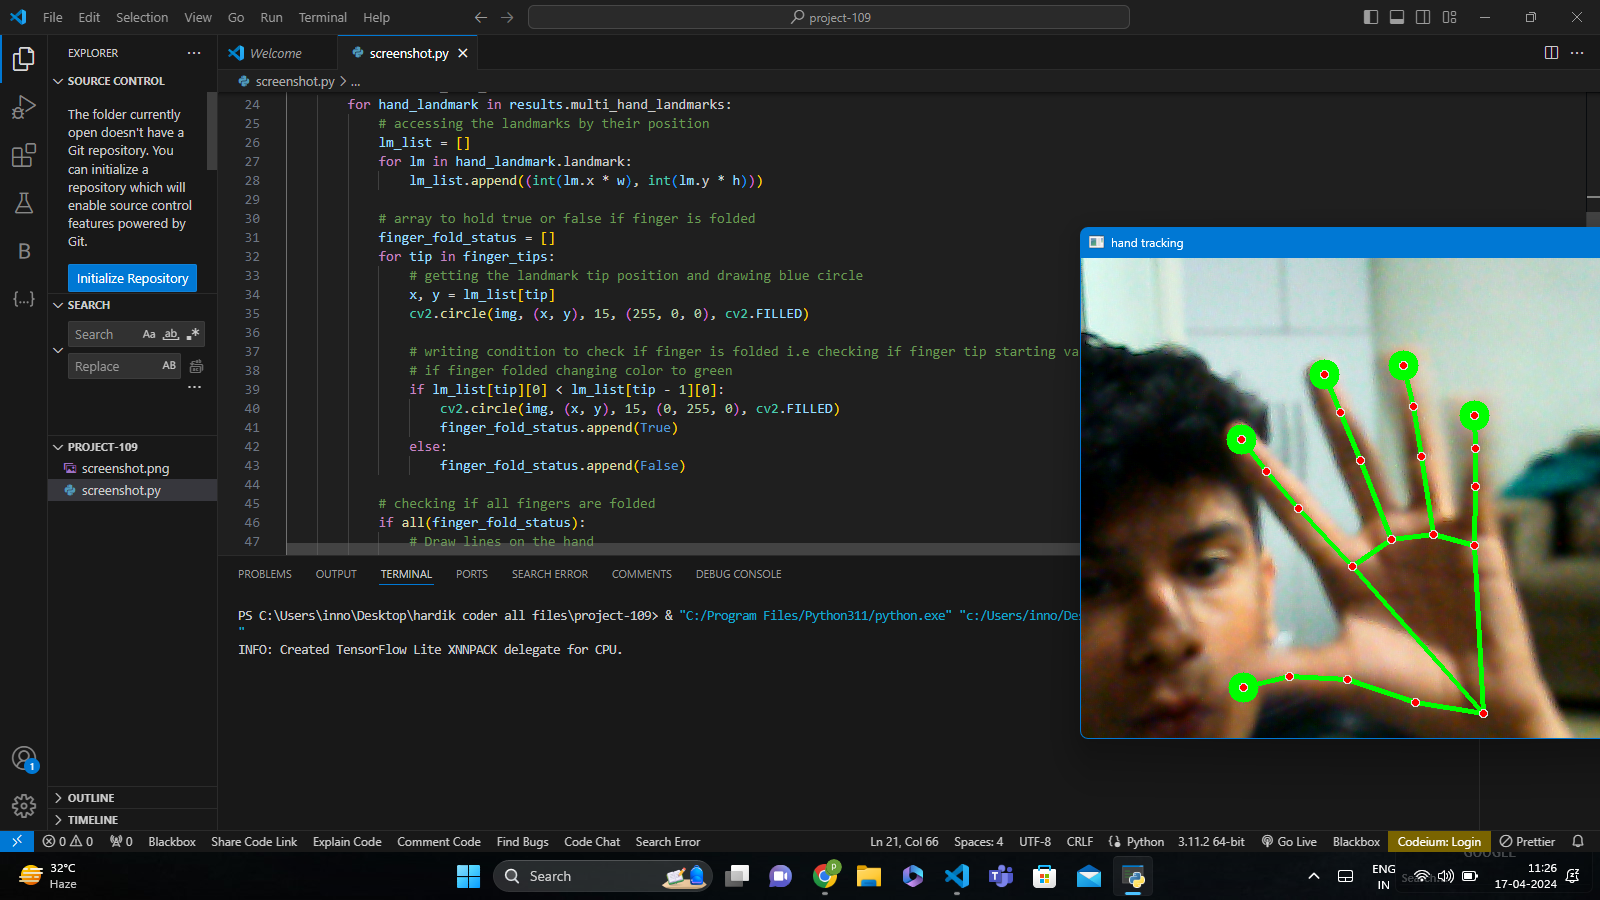

This figure's Python source:
import numpy as np
import pyautogui
import cv2
import mediapipe as mp

mp_hands = mp.solutions.hands
hands = mp_hands.Hands(static_image_mode=False, max_num_hands=1, min_detection_confidence=0.7, min_tracking_confidence=0.5)
mp_draw = mp.solutions.drawing_utils
cap = cv2.VideoCapture(0)

finger_tips = [4, 8, 12, 16, 20]
thumb_tip = 4

while True:
    ret, img = cap.read()
    if not ret:
        continue

    img = cv2.flip(img, 1)
    h, w, c = img.shape
    results = hands.process(cv2.cvtColor(img, cv2.COLOR_BGR2RGB))

    if results.multi_hand_landmarks:
        for hand_landmark in results.multi_hand_landmarks:
            # accessing the landmarks by their position
            lm_list = []
            for lm in hand_landmark.landmark:
                lm_list.append((int(lm.x * w), int(lm.y * h)))

            # array to hold true or false if finger is folded
            finger_fold_status = []
            for tip in finger_tips:
                # getting the landmark tip position and drawing blue circle
                x, y = lm_list[tip]
                cv2.circle(img, (x, y), 15, (255, 0, 0), cv2.FILLED)

                # writing condition to check if finger is folded i.e checking if finger tip starting value is smaller than finger starting position which is inner landmark. for index finger    
                # if finger folded changing color to green
                if lm_list[tip][0] < lm_list[tip - 1][0]:
                    cv2.circle(img, (x, y), 15, (0, 255, 0), cv2.FILLED)
                    finger_fold_status.append(True)
                else:
                    finger_fold_status.append(False)

            # checking if all fingers are folded
            if all(finger_fold_status):
                # Draw lines on the hand
                for connection in mp_hands.HAND_CONNECTIONS:
                    x_start, y_start = lm_list[connection[0]]
                    x_end, y_end = lm_list[connection[1]]
                    cv2.line(img, (x_start, y_start), (x_end, y_end), (0, 255, 0), 2)

                # Take a screenshot and save it
                screenshot = pyautogui.screenshot()
                screenshot.save('screenshot.png')

            mp_draw.draw_landmarks(img, hand_landmark,
                                   mp_hands.HAND_CONNECTIONS, mp_draw.DrawingSpec((0, 0, 255), 2, 2),
                                   mp_draw.DrawingSpec((0, 255, 0), 4, 2))

    cv2.imshow("hand tracking", img)
    if cv2.waitKey(1) & 0xFF == ord('q'):
        break

cap.release()
cv2.destroyAllWindows()
